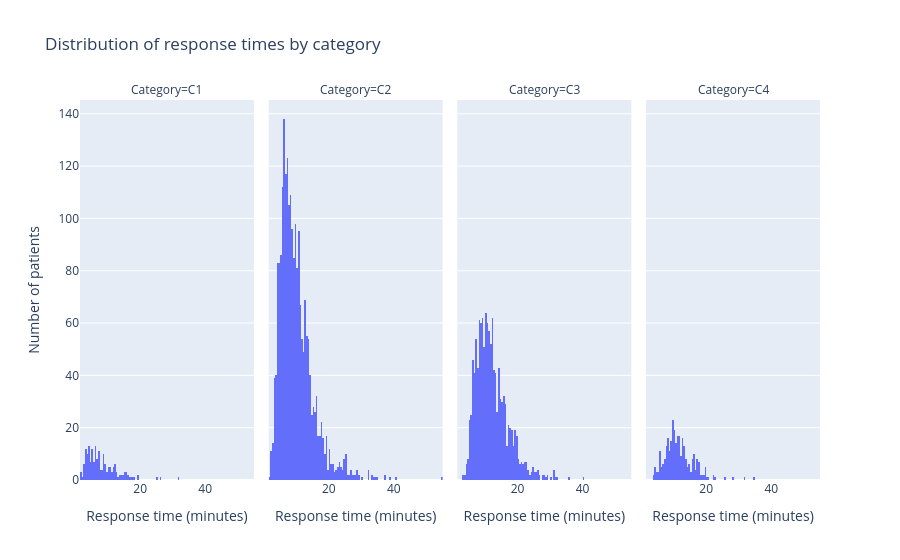

Notebook source saved alongside this figure:
### Markdown cell above
### Example plot: distribution of response times by response category

This is an example taking results from a single model instance, and plotting distribution of response times observed during that run.

### Code cell
df = pd.DataFrame(
    {
        "response_time": [p.response_time for p in model.patients],
        "category": [p.category for p in model.patients],
    }
)

fig = px.histogram(
    df,
    x="response_time",
    facet_col="category",
    category_orders={"category": ["C1", "C2", "C3", "C4"]},
    labels={
        "response_time": "Response time (minutes)",
        "category": "Category",
    },
    title="Distribution of response times by category",
)

fig.layout.yaxis.title.text = "Number of patients"

fig.show()

### Figure 1 — Plotly figure (JSON) as saved in the notebook; plotly's stock layout.template omitted (floating-point values rounded to 4 significant figures; data arrays with more than 128 entries replaced by an {"elided": "..."} marker saying what was removed)
{"data": [{"bingroup": "x", "hovertemplate": "Category=C1<br>Response time (minutes)=%{x}<br>count=%{y}<extra></extra>", "legendgroup": "", "marker": {"color": "#636efa", "pattern": {"shape": ""}}, "name": "", "orientation": "v", "showlegend": false, "type": "histogram", "x": {"elided": "181 float values"}, "xaxis": "x", "yaxis": "y"}, {"bingroup": "x", "hovertemplate": "Category=C2<br>Response time (minutes)=%{x}<br>count=%{y}<extra></extra>", "legendgroup": "", "marker": {"color": "#636efa", "pattern": {"shape": ""}}, "name": "", "orientation": "v", "showlegend": false, "type": "histogram", "x": {"elided": "2227 float values"}, "xaxis": "x2", "yaxis": "y2"}, {"bingroup": "x", "hovertemplate": "Category=C3<br>Response time (minutes)=%{x}<br>count=%{y}<extra></extra>", "legendgroup": "", "marker": {"color": "#636efa", "pattern": {"shape": ""}}, "name": "", "orientation": "v", "showlegend": false, "type": "histogram", "x": {"elided": "1259 float values"}, "xaxis": "x3", "yaxis": "y3"}, {"bingroup": "x", "hovertemplate": "Category=C4<br>Response time (minutes)=%{x}<br>count=%{y}<extra></extra>", "legendgroup": "", "marker": {"color": "#636efa", "pattern": {"shape": ""}}, "name": "", "orientation": "v", "showlegend": false, "type": "histogram", "x": {"elided": "305 float values"}, "xaxis": "x4", "yaxis": "y4"}], "layout": {"annotations": [{"font": {}, "showarrow": false, "text": "Category=C1", "x": 0.1175, "xanchor": "center", "xref": "paper", "y": 1, "yanchor": "bottom", "yref": "paper"}, {"font": {}, "showarrow": false, "text": "Category=C2", "x": 0.3725, "xanchor": "center", "xref": "paper", "y": 1, "yanchor": "bottom", "yref": "paper"}, {"font": {}, "showarrow": false, "text": "Category=C3", "x": 0.6275, "xanchor": "center", "xref": "paper", "y": 1, "yanchor": "bottom", "yref": "paper"}, {"font": {}, "showarrow": false, "text": "Category=C4", "x": 0.8825, "xanchor": "center", "xref": "paper", "y": 1, "yanchor": "bottom", "yref": "paper"}], "barmode": "relative", "legend": {"tracegroupgap": 0}, "title": {"text": "Distribution of response times by category"}, "xaxis": {"anchor": "y", "domain": [0, 0.235], "title": {"text": "Response time (minutes)"}}, "xaxis2": {"anchor": "y2", "domain": [0.255, 0.49], "matches": "x", "title": {"text": "Response time (minutes)"}}, "xaxis3": {"anchor": "y3", "domain": [0.51, 0.745], "matches": "x", "title": {"text": "Response time (minutes)"}}, "xaxis4": {"anchor": "y4", "domain": [0.765, 1.0], "matches": "x", "title": {"text": "Response time (minutes)"}}, "yaxis": {"anchor": "x", "domain": [0, 1], "title": {"text": "Number of patients"}}, "yaxis2": {"anchor": "x2", "domain": [0, 1], "matches": "y", "showticklabels": false}, "yaxis3": {"anchor": "x3", "domain": [0, 1], "matches": "y", "showticklabels": false}, "yaxis4": {"anchor": "x4", "domain": [0, 1], "matches": "y", "showticklabels": false}}}
